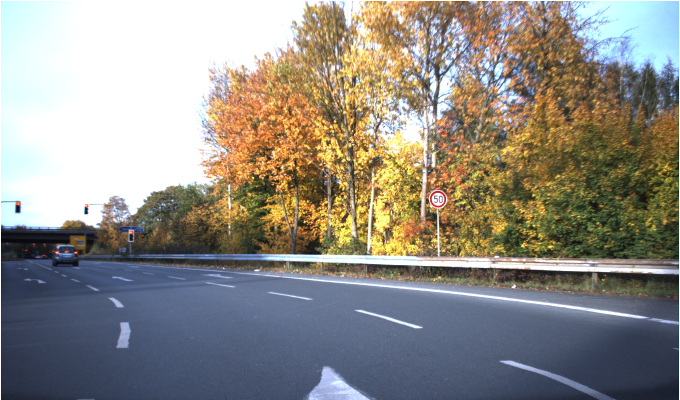
#> input picture train/00141.ppm, 1360 x 800 px (shown at 1/2 size)
$ python unionpruebaNO.py
#> lines starting #> are read from the running program, lines starting #| are printed output that depends on the picture; pictures that were not available may be replaced by others from this repository, and a replacement may not be noted
import cv2
import numpy as np
import matplotlib.pyplot as plt
from random import random
from colorsys import hsv_to_rgb

imagen = cv2.imread("./train/00141.ppm")
#> imagen is the input picture: shape (800, 1360, 3); mean B, G, R 133.4, 140.8, 144.2
imagen = cv2.imread("./test/00575.jpg")
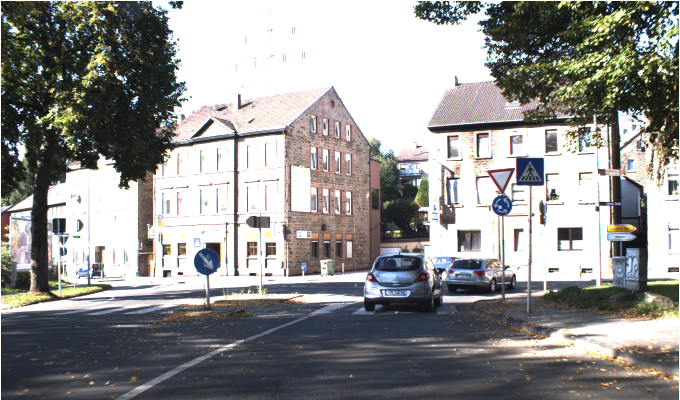
#> input picture train/00001.ppm, 1360 x 800 px, given in place of 00575.jpg, which was not available (shown at 1/2 size)
#> imagen is the input picture: shape (800, 1360, 3); mean B, G, R 143.6, 145.1, 145.7
imagenH = cv2.imread("./train/00141.ppm", cv2.IMREAD_GRAYSCALE)
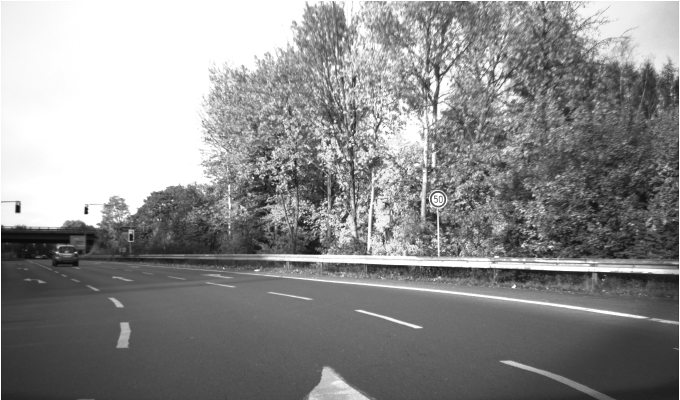
#> imagenH: shape (800, 1360) (shown at 1/2 size); min 8, max 255, mean 140.9
imagen = cv2.imread("./test/00411.jpg")
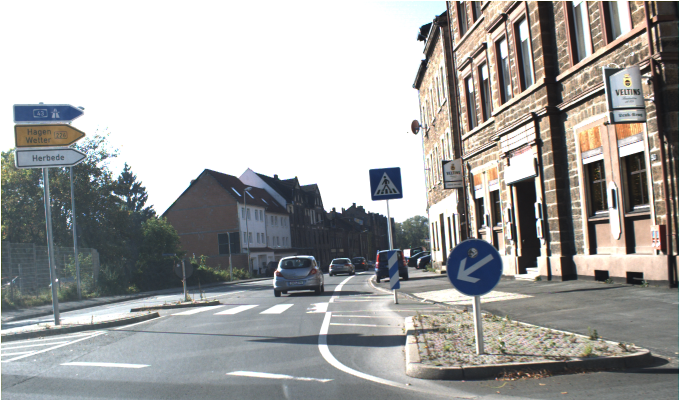
#> input picture train/00002.ppm, 1360 x 800 px, given in place of 00411.jpg, which was not available (shown at 1/2 size)
#> imagen is the input picture: shape (800, 1360, 3); mean B, G, R 161.8, 163.5, 163.7
imagen = cv2.imread("./test/00420.jpg")
imagen = cv2.imread("./test/00403.jpg")
imagen = cv2.imread("./test/00482.jpg")
imagen = cv2.imread("./test/00434.jpg")  # Funciona

#> (the run stopped early here; a loop or call above may not have finished)
